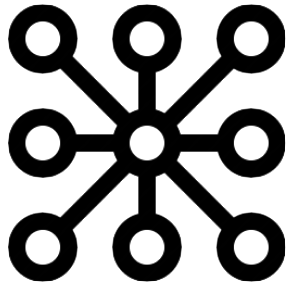
#> input picture nodos.png, 298 x 288 px, given in place of LTM.png, which was not available
$ python plot_custom_node_icons.py
#> lines starting #> are read from the running program, lines starting #| are printed output that depends on the picture; pictures that were not available may be replaced by others from this repository, and a replacement may not be noted
"""
=================
Custom node icons
=================

Example of using custom icons to represent nodes with matplotlib.

Images for node icons courtesy of www.materialui.co
"""

import matplotlib.pyplot as plt
import networkx as nx
import PIL

# Image URLs for graph nodes
icons = {
    "F5": "LTM.png",
    "Vlan": "switch.png",
    "Virtual": "server.png",
    "Nodo": "node.png",
    "Ruta": "router.png"
}

# Load images
images = {k: PIL.Image.open(fname) for k, fname in icons.items()}
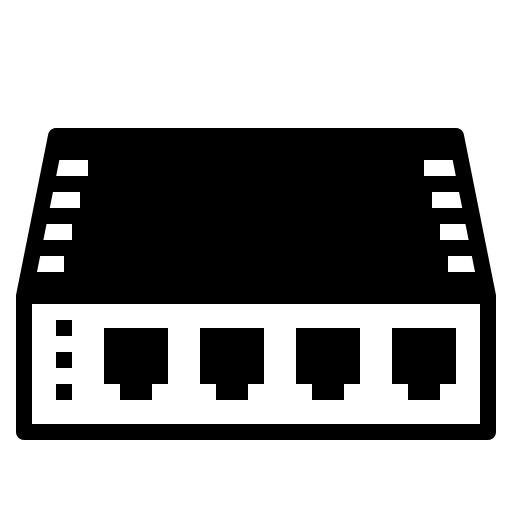
#> input picture switch.png, 512 x 512 px
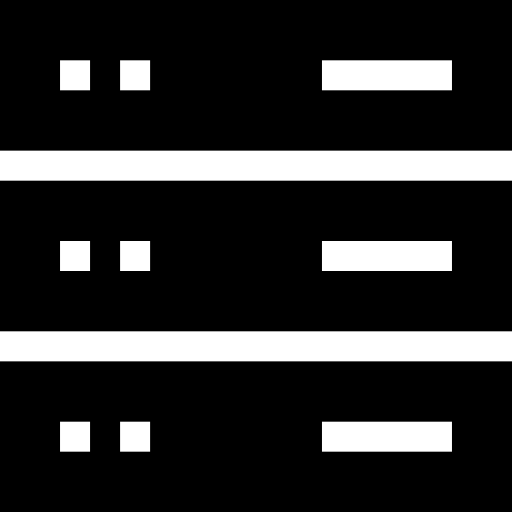
#> input picture server.png, 512 x 512 px
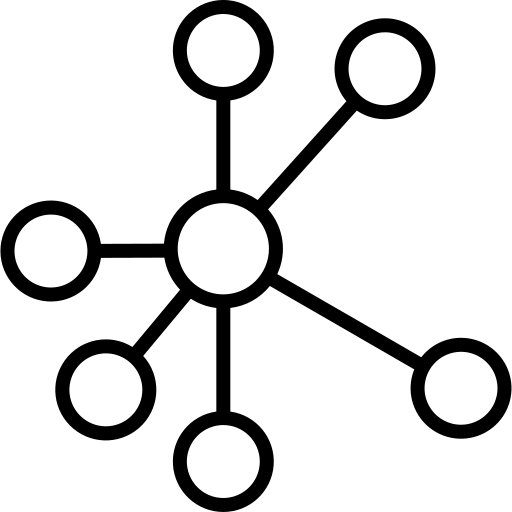
#> input picture node.png, 512 x 512 px
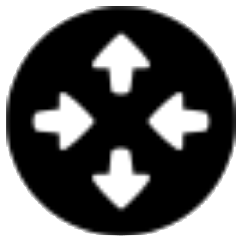
#> input picture router.png, 241 x 238 px
#> images = 5 items

# Generate the computer network graph
G = nx.Graph()

G.add_node("router", image=images["F5"])
for i in range(1, 4):
    G.add_node(f"switch_{i}", image=images["Vlan"])
    for j in range(1, 4):
        G.add_node("PC_" + str(i) + "_" + str(j), image=images["Virtual"])

G.add_edge("router", "switch_1")
G.add_edge("router", "switch_2")
G.add_edge("router", "switch_3")
for u in range(1, 4):
    for v in range(1, 4):
        G.add_edge("switch_" + str(u), "PC_" + str(u) + "_" + str(v))

# Get a reproducible layout and create figure
pos = nx.spring_layout(G, seed=1734289230)
#> pos = 13 items
fig, ax = plt.subplots()

# Note: the min_source/target_margin kwargs only work with FancyArrowPatch objects.
# Force the use of FancyArrowPatch for edge drawing by setting `arrows=True`,
# but suppress arrowheads with `arrowstyle="-"`
nx.draw_networkx_edges(
    G,
    pos=pos,
    ax=ax,
    arrows=True,
    arrowstyle="-",
    min_source_margin=15,
    min_target_margin=15,
)

# Transform from data coordinates (scaled between xlim and ylim) to display coordinates
tr_figure = ax.transData.transform
# Transform from display to figure coordinates
tr_axes = fig.transFigure.inverted().transform

# Select the size of the image (relative to the X axis)
icon_size = (ax.get_xlim()[1] - ax.get_xlim()[0]) * 0.045
icon_center = icon_size / 2.0

# Add the respective image to each node
for n in G.nodes:
    xf, yf = tr_figure(pos[n])
    xa, ya = tr_axes((xf, yf))
    # get overlapped axes and plot icon
    a = plt.axes([xa - icon_center, ya - icon_center, icon_size, icon_size])
    a.imshow(G.nodes[n]["image"])
    a.axis("off")
#> this loop made 13 passes
#> (n, xf, yf, xa, ya) on passes 1 to 12: ('router', 366.9, 237.1, 0.573, 0.494), ('switch_1', 440.2, 147.1, 0.688, 0.306), ('PC_1_1', 409.1, 84.87, 0.639, 0.177), ('PC_1_2', 490.4, 85.92, 0.766, 0.179), ('PC_1_3', 530.7, 137.4, 0.829, 0.286), ('switch_2', 220.3, 234, 0.344, 0.488), ('PC_2_1', 123, 233, 0.192, 0.485), ('PC_2_2', 162.3, 181.8, 0.254, 0.379), ('PC_2_3', 161.6, 284.6, 0.252, 0.593), ('switch_3', 441.7, 327.5, 0.69, 0.682), ('PC_3_1', 410.2, 390.3, 0.641, 0.813), ('PC_3_2', 491.3, 389, 0.768, 0.81)
plt.show()
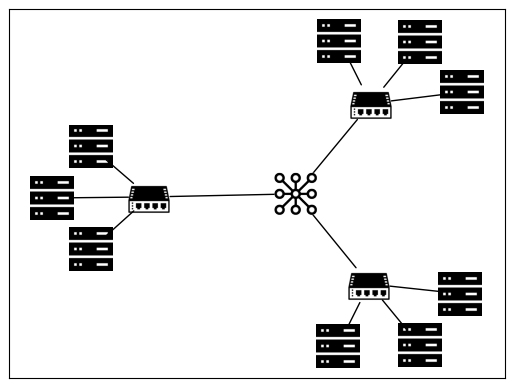
#> figure drawn by matplotlib, 14 panels
